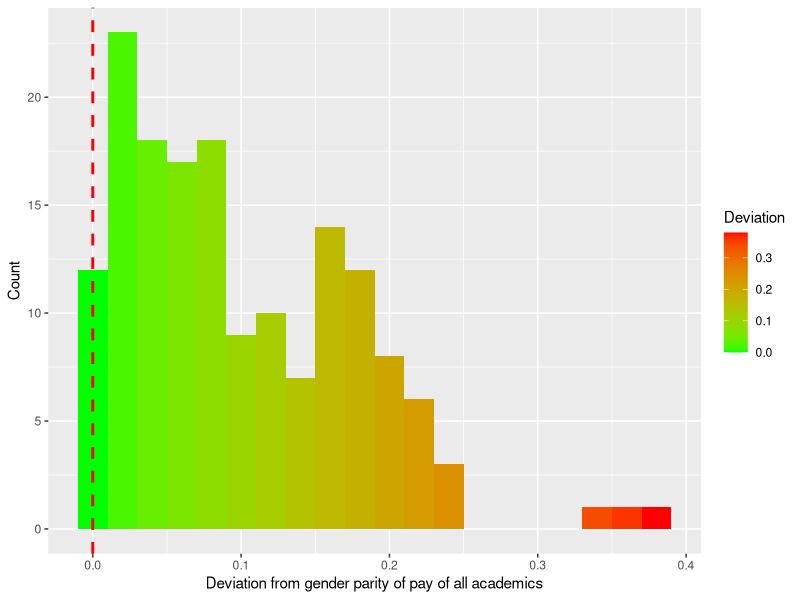
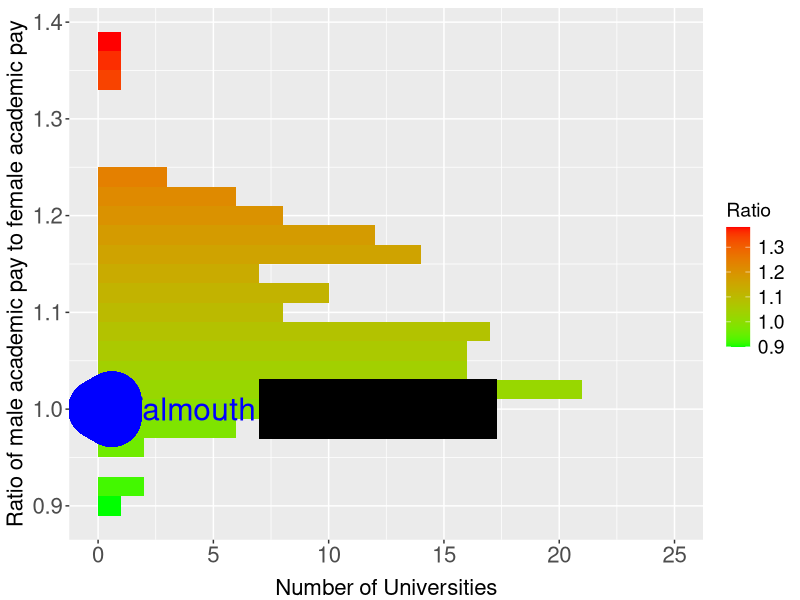

Write the R code that produced these figures, in order.
## Data from

## https://docs.google.com/spreadsheets/d/1z4ffKuH6AW0iWIhTMA1RrAjaBziS2LEKzUeUD7FMVx0/edit#gid=2002317430

## read in data

pay<-read.csv("academicPay.csv",stringsAsFactors=FALSE)
str(pay)

pay<-subset(pay,mfAcademicPayRatio>0.75)

Falmouth.mf.ratio<-subset(pay,University=="Falmouth University")$mfAcademicPayRatio

## Plot distribution of pay ratios

library(ggplot2)
library(grid)

png("mfPayRatio.png",width = 600, height = 480)
g<-ggplot(pay,aes(x=mfAcademicPayRatio,fill=..x..),alpha=0.2)+
        #geom_histogram(binwidth=0.02)+
        geom_histogram(binwidth=0.02)+
        coord_flip()+
        #scale_x_reverse()+
        scale_fill_gradient("Ratio", low = "green", high = "red")+
        #geom_vline(aes(xintercept=Falmouth.mf.ratio),   # Ignore NA values for mean
                   #color="red", linetype="dashed", size=1)+
        labs(x = "Ratio of male academic pay to female academic pay",y = "Number of Universities")+
        geom_segment(aes(x =1.0 , y = 7, xend = 1.0, yend = 25),color="black",linewidth=20,linetype="dashed")+
        annotate("text", x = Falmouth.mf.ratio, y = 4., label = "Falmouth",color="blue",size=8)+
        geom_segment(aes(x = Falmouth.mf.ratio, y = 1.5, xend = Falmouth.mf.ratio, yend = 0),color="blue",linewidth=20, arrow = arrow(type="closed",length = unit(0.4, "cm"),))+
        theme(axis.text.x = element_text(size=16),
              axis.text.y=element_text(size=16))+
        theme(axis.title.x = element_text(size=16,vjust=-.5),
              axis.title.y=element_text(size=16,vjust=1.2))+
        theme(legend.text=element_text(size=14),
              legend.title=element_text(size=14))
g
dev.off() 

falmouth<-subset(pay,pay$University=="Falmouth University")

library(dplyr)
arrange(pay,mfAcademicPayRatio)

pay$deviance<-abs(1-pay$mfAcademicPayRatio)

deviance<-data.frame(arrange(pay,deviance))
deviance
write.table(deviance,"deviance.csv",sep=",",row.names=TRUE)


ggplot(pay,aes(x=deviance,fill=..x..),alpha=0.2)+
        #geom_histogram(binwidth=0.02)+
        geom_histogram(binwidth=0.02)+
        scale_fill_gradient("Deviation", low = "green", high = "red")+
        geom_vline(aes(xintercept=0.00),   # Ignore NA values for mean
                   color="red", linetype="dashed", size=1)+
        labs(x = "Deviation from gender parity of pay of all academics",y = "Count")